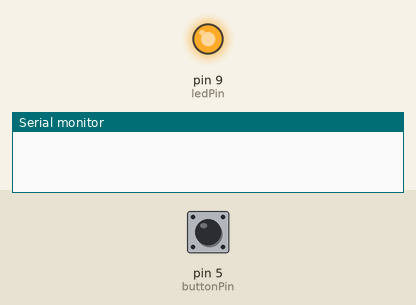
Recording of a sketch running on a simulated Arduino Uno, built with avr-gcc and run on an emulated ATmega328P. On the bench: output pins drawn as LEDs (lit = HIGH), the last lines printed to the serial monitor. Dashed ring = blinking. The inputs (shaded band) are chosen by the test bench; at power-on: pin 5 (buttonPin) HIGH.

Above: at 0.1 s.
At 1.2 s:
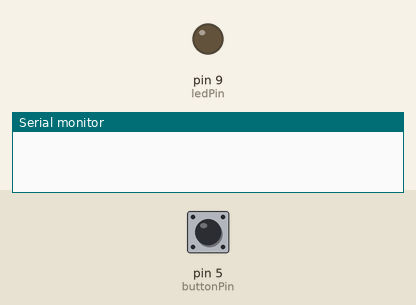
1.3 s: pin 5 (buttonPin) pulled LOW for 0.15 s
At 1.6 s:
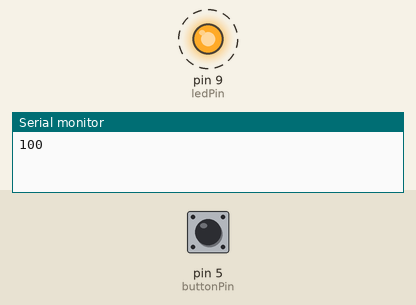
Timing chart, 0 to 10.3 s (numbered marks = the images above; inputs shaded):
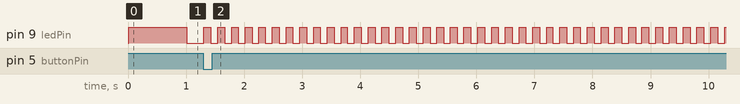

Measured:
- after the input at 1.3 s, pin 9 (ledPin): alternates HIGH for 0.12 s and LOW for 0.12 s, starting at once

The sketch:

button.ino
```cpp
int ledPin = 9;
int buttonPin=5;

int waitTime1 = 100;
int waitTime2 = 1000;
//init
int wait=1000;

int debounceTime = 10;
bool ledState = true;
unsigned long lastBlinkTime = 0;

void setup() {

  Serial.begin(9600);
  pinMode(ledPin, OUTPUT);
  pinMode(buttonPin, INPUT_PULLUP);
}


void loop() {

  unsigned long currentTime = millis();

  int oldButtonState = 0;
  int newButtonState = 0;

  //button state judge to alter pattern
  oldButtonState = digitalRead(buttonPin);
  delay(debounceTime);
  newButtonState = digitalRead(buttonPin);

  if (oldButtonState != newButtonState) {
      if (newButtonState==LOW){
        if(wait==waitTime2){
          wait=waitTime1;
        }
        else wait=waitTime2;
        Serial.println(wait);
      }
  }


  //---------------------------------------
  //led pattern
  if (currentTime - lastBlinkTime > wait) {
    ledState = !ledState;
    lastBlinkTime = millis();

  }
  //Serial.println(digitalRead(buttonPin));


  if (ledState) {
    digitalWrite(ledPin, HIGH);
  } else {
    digitalWrite(ledPin, LOW);
  }

}
```
